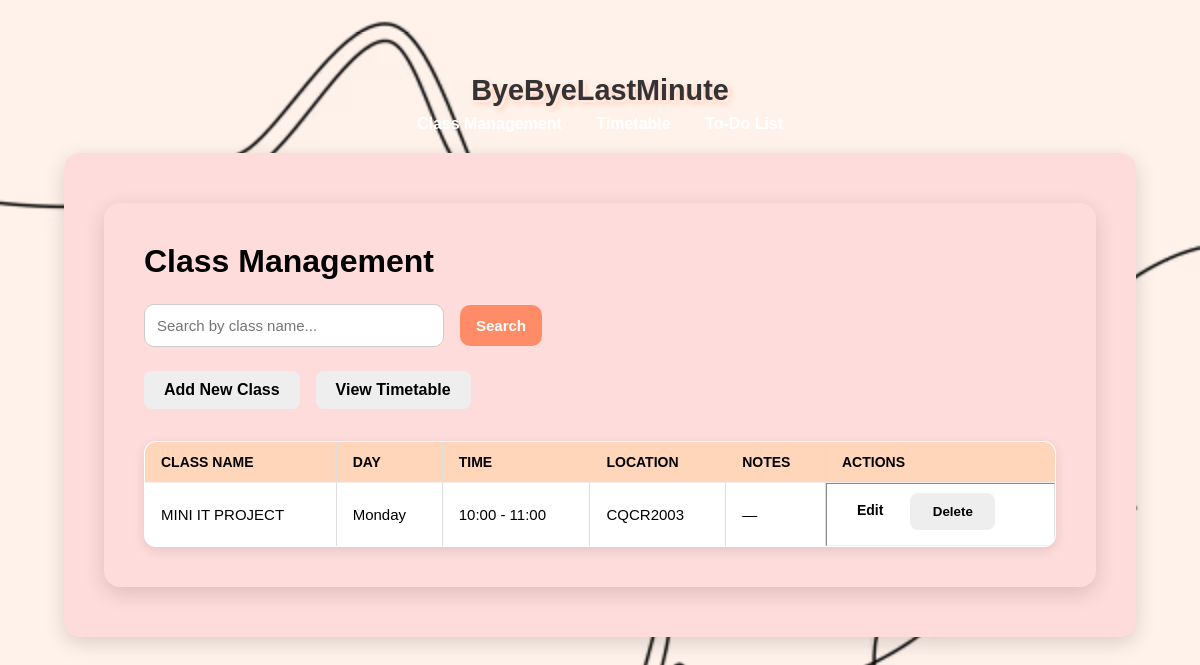
Before: / with the older database file.
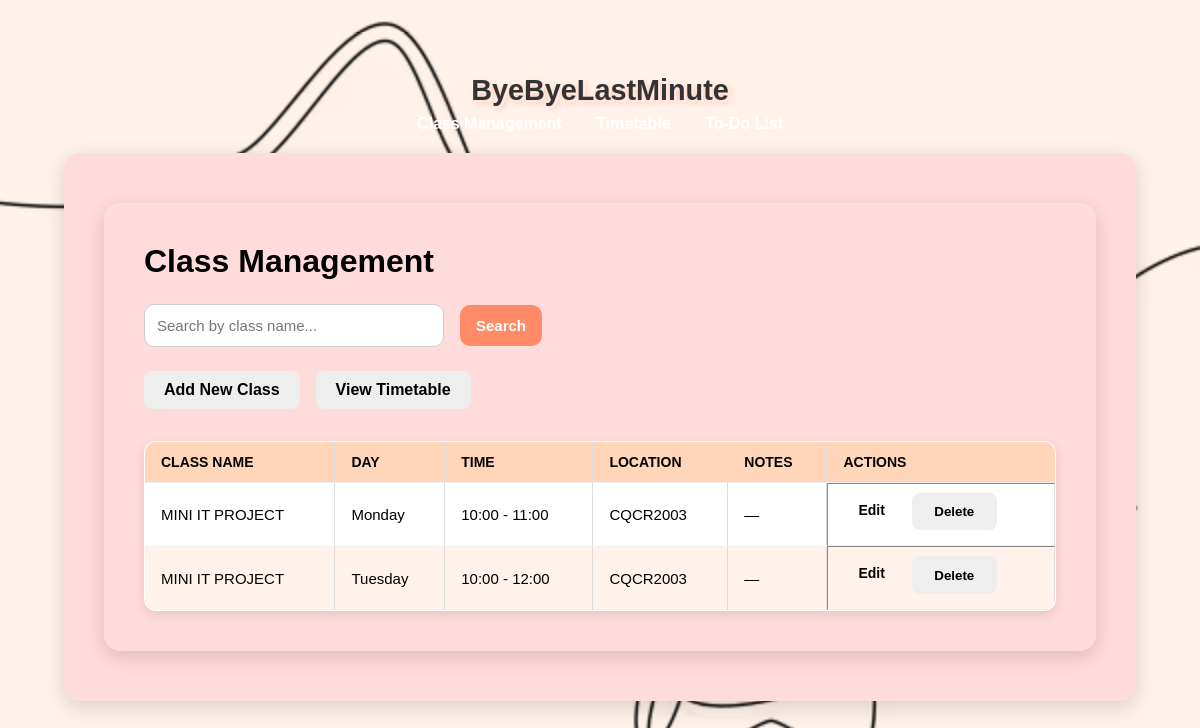
After: the same page with the newer database file.
### tables this page shows
CREATE TABLE classes (
                id INTEGER PRIMARY KEY AUTOINCREMENT,
                name TEXT NOT NULL,
                day TEXT NOT NULL,
                start_time TEXT NOT NULL,
                end_time TEXT NOT NULL,
                location TEXT NOT NULL,
                notes TEXT
            );

### app.py (the view)
@app.route("/", methods=["GET"])
def index():
    search_query = request.args.get("q", "").strip()
    with get_db_connection() as conn:
        if search_query:
            classes = conn.execute(
                "SELECT * FROM classes WHERE name LIKE ? ORDER BY day, start_time",
                (f"%{search_query}%",)
            ).fetchall()
        else:
            classes = conn.execute("SELECT * FROM classes ORDER BY day, start_time").fetchall()
    return render_template("classes.html", classes=classes, search_query=search_query)

### app.py (called while the page is built)
def get_db_connection():
    conn = sqlite3.connect(DB_NAME, timeout=10)
    conn.row_factory = sqlite3.Row
    return conn

### templates/classes.html (shortened to what this page needs)
{% extends "base.html" %}
{% block content %}
<main class="container">
  <h1>Class Management</h1>
  <form method="GET" class="search-form">
    <input type="text" name="q" placeholder="Search by class name..." value="{{ search_query or '' }}">
    <button type="submit">Search</button>
  </form>
  <div class="actions">
    <a href="{{ url_for('add_class') }}" class="button secondary">Add New Class</a>
    <a href="{{ url_for('timetable') }}" class="button secondary">View Timetable</a>
  </div>
  {% if classes %}
    <table border="1" cellpadding="8" cellspacing="0">
      <thead>
        <tr>
          <th>Class Name</th>
          <th>Day</th>
          <th>Time</th>
          <th>Location</th>
          <th>Notes</th>
          <th>Actions</th>
        </tr>
      </thead>
      <tbody>
        {% for class in classes %}
          <tr>
            <td>{{ class['name'] }}</td>
            <td>{{ class['day'] }}</td>
            <td>{{ class['start_time'] }} - {{ class['end_time'] }}</td>
            <td>{{ class['location'] }}</td>
            <td>{{ class['notes'] or '—' }}</td>
            <td class="action-buttons" style="position: relative;">
              <a href="{{ url_for('edit_class', class_id=class['id']) }}" class="button small" style="display:inline-block; vertical-align:middle;">Edit</a>
              <form method="POST" action="{{ url_for('delete_class', class_id=class['id']) }}"
                    onsubmit="return confirm('Are you sure you want to delete this class?');"
                    style="display:inline-block; position: relative; top:-3px; margin-left:5px;">
                <button type="submit" class="secondary small">Delete</button>
              </form>
            </td>
          </tr>
        {% endfor %}
      </tbody>
    </table>
  {% else %}
    <p class="empty-message">
      No classes found. <a href="{{ url_for('add_class') }}">Add your first class.</a>
    </p>
  {% endif %}
</main>
{% endblock %}

### templates/base.html (shortened to what this page needs)
<!DOCTYPE html>
<html lang="en">
<head>
  <link rel="stylesheet" href="{{ url_for('static', filename='style.css') }}">
</head>
<body>
  <header class="site-header">
    <h1>ByeByeLastMinute</h1>
    <nav class="navbar">
      <a href="{{ url_for('index') }}">Class Management</a>
      <a href="{{ url_for('timetable') }}">Timetable</a>
      <a href="{{ url_for('todos') }}">To-Do List</a>
    </nav>
  </header>
  <main class="container">
    {% block content %}{% endblock %}
  </main>
</body>
</html>

### static/style.css (style rules this page uses)
* { margin: 0; padding: 0; box-sizing: border-box; }
html, body { height: 100%; font-family: Arial, sans-serif; background-color: #FFF2EB; background-image: url("Dashboard Background Image.jpg"), url("Dashboard Background Image.avif"); background-repeat: no-repeat; background-size: cover; background-position: center; background-attachment: fixed; color: #000; padding: 2rem; }
.container { max-width: 1100px; width: 100%; margin: 10px auto; padding: 2.5rem; background: #FFDCDC; border-radius: 16px; box-shadow: 0 6px 20px rgba(0,0,0,0.15); }
h1, h2 { margin-bottom: 1rem; color: #000; }
form { display: grid; gap: 1.5rem; }
input, select, textarea { padding: 12px 14px; border-radius: 10px; border: 1px solid #ccc; background: #fff; font-size: 15px; transition: border-color 0.3s; }
.actions { grid-column: span 2; display: flex; gap: 1rem; margin-top: 0.5rem; }
button { padding: 0.7rem 1.4rem; border-radius: 8px; border: none; font-weight: 600; cursor: pointer; transition: background 0.3s; }
button[type="submit"] { background: #ff8c66; color: #fff; }
button.secondary { background: #eee; color: #000; }
.search-form { display: flex; gap: 1rem; margin-bottom: 1.5rem; align-items: center; }
.search-form input { flex: 1; max-width: 300px; }
.actions { margin-bottom: 1.5rem; }
.action-buttons { display: flex; gap: 0.5rem; }
.button { display: inline-block; padding: 0.7rem 1.4rem; border-radius: 8px; border: none; font-weight: 600; cursor: pointer; transition: background 0.3s; text-decoration: none; text-align: center; }
.button.small { padding: 0.4rem 0.8rem; font-size: 0.9rem; }
.button.secondary { background: #eee; color: #000; }
table { width: 100%; border-collapse: collapse; margin-top: 1rem; background: #fff; border-radius: 12px; overflow: hidden; box-shadow: 0 4px 12px rgba(0,0,0,0.1); font-size: 15px; border: 1px solid #ddd; }
thead { background: #FFD6BA; color: #000; text-transform: uppercase; font-weight: bold; font-size: 14px; }
th, td { padding: 12px 16px; text-align: left; border-bottom: 1px solid #eee; }
tbody tr:nth-child(even) { background: #FFF2EB; }
.site-header h1 { font-size: 3rem; font-weight: bold; text-align: center; margin: 10px auto; color: #333333; text-shadow: 1px 1px 0 #FFDCDC, 2px 2px 0 #FFF2EB, 3px 3px 6px #ffc2a1; }
.site-header { color: #fff; padding: 10px; text-align: center; }
.site-header h1 { margin: 0; font-size: 1.8rem; }
.navbar { margin-top: 8px; }
.navbar a { color: #fff; margin: 0 15px; text-decoration: none; font-weight: bold; }
.container { background: #FFDCDC; border-radius: 16px; box-shadow: 0 6px 20px rgba(0,0,0,0.15); padding: 2.5rem; margin: 10px auto; max-width: 1100px; }
.container h1 { color: #000; margin-bottom: 1.5rem; text-align: left; font-size: 2rem; font-weight: bold; }
.actions { display: flex; justify-content: flex-start; gap: 1rem; margin-bottom: 2rem; flex-wrap: wrap; }
.search-form input { padding: 12px; border-radius: 10px; border: 1px solid #ccc; background: #fff; font-size: 15px; width: 280px; }
.button { padding: 10px 20px; border: none; border-radius: 8px; font-weight: 600; cursor: pointer; text-decoration: none; transition: background 0.3s; color: #000; display: inline-block; }
.button.secondary { background-color: #eee; color: #000; }
.button.small { padding: 6px 12px; font-size: 14px; margin: 0 2px; }
.search-form button { padding: 12px 16px; border-radius: 10px; font-size: 15px; border: none; cursor: pointer; transition: background 0.3s; text-align: center; }

Changed rows visible on the page:
added classes: name "MINI IT PROJECT", day "Tuesday", start_time "10:00", end_time "12:00", location "CQCR2003", notes "—"
